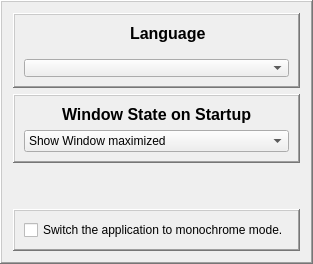
          <widget class="QFrame" name="setupFrame">
           <property name="frameShape">
            <enum>QFrame::WinPanel</enum>
           </property>
           <property name="frameShadow">
            <enum>QFrame::Raised</enum>
           </property>
           <layout class="QVBoxLayout" name="verticalLayout_2">
            <item>
             <widget class="QFrame" name="languageFrame">
              <property name="styleSheet">
               <string notr="true"/>
              </property>
              <property name="frameShape">
               <enum>QFrame::WinPanel</enum>
              </property>
              <property name="frameShadow">
               <enum>QFrame::Raised</enum>
              </property>
              <layout class="QGridLayout" name="gridLayout_3">
               <item row="0" column="1">
                <layout class="QGridLayout" name="gridLayout_2">
                 <item row="0" column="1" colspan="2">
                  <widget class="QLabel" name="languageLabel">
                   <property name="styleSheet">
                    <string notr="true">font-size:16px;font-weight:bold;padding-left:10px;</string>
                   </property>
                   <property name="text">
                    <string>Language</string>
                   </property>
                  </widget>
                 </item>
                 <item row="0" column="0">
                  <widget class="QLabel" name="languageImageLabel">
                   <property name="maximumSize">
                    <size>
                     <width>100</width>
                     <height>50</height>
                    </size>
                   </property>
                   <property name="text">
                    <string/>
                   </property>
                   <property name="pixmap">
                    <pixmap resource="../resources.qrc">:/icons/icons/languagelabel.xpm</pixmap>
                   </property>
                   <property name="scaledContents">
                    <bool>true</bool>
                   </property>
                  </widget>
                 </item>
                 <item row="1" column="0" colspan="3">
                  <widget class="QComboBox" name="languageSelectComboBox">
                   <property name="toolTip">
                    <string/>
                   </property>
                   <property name="autoFillBackground">
                    <bool>false</bool>
                   </property>
                   <property name="styleSheet">
                    <string notr="true">margin-top:10px;</string>
                   </property>
                  </widget>
                 </item>
                </layout>
               </item>
              </layout>
             </widget>
            </item>
            <item>
             <widget class="QFrame" name="windowstateFrame">
              <property name="styleSheet">
               <string notr="true"/>
              </property>
              <property name="frameShape">
               <enum>QFrame::WinPanel</enum>
              </property>
              <property name="frameShadow">
               <enum>QFrame::Raised</enum>
              </property>
              <layout class="QGridLayout" name="gridLayout_4">
               <item row="1" column="0">
                <widget class="QLabel" name="windowStateIconFrame">
                 <property name="sizePolicy">
                  <sizepolicy hsizetype="Preferred" vsizetype="Preferred">
                   <horstretch>0</horstretch>
                   <verstretch>0</verstretch>
                  </sizepolicy>
                 </property>
                 <property name="styleSheet">
                  <string notr="true">margin-right:10px;</string>
                 </property>
                 <property name="text">
                  <string/>
                 </property>
                 <property name="pixmap">
                  <pixmap resource="../resources.qrc">:/icons/icons/expand-button.png</pixmap>
                 </property>
                </widget>
               </item>
               <item row="1" column="1">
                <widget class="QLabel" name="windowStateLabel">
                 <property name="sizePolicy">
                  <sizepolicy hsizetype="Preferred" vsizetype="Preferred">
                   <horstretch>0</horstretch>
                   <verstretch>0</verstretch>
                  </sizepolicy>
                 </property>
                 <property name="styleSheet">
                  <string notr="true">font-size:16px;font-weight:bold;</string>
                 </property>
                 <property name="text">
                  <string>Window State on Startup</string>
                 </property>
                </widget>
               </item>
               <item row="2" column="0" colspan="3">
                <widget class="QComboBox" name="windowStateComboBox">
                 <item>
                  <property name="text">
                   <string>Show Window maximized</string>
                  </property>
                 </item>
                 <item>
                  <property name="text">
                   <string>Show Tray Icon only</string>
                  </property>
                 </item>
                </widget>
               </item>
              </layout>
             </widget>
            </item>
            <item>
             <spacer name="verticalSpacer_3">
              <property name="orientation">
               <enum>Qt::Vertical</enum>
              </property>
              <property name="sizeHint" stdset="0">
               <size>
                <width>20</width>
                <height>40</height>
               </size>
              </property>
             </spacer>
            </item>
            <item>
             <widget class="QFrame" name="frame_2">
              <property name="minimumSize">
               <size>
                <width>0</width>
                <height>0</height>
               </size>
              </property>
              <property name="toolTip">
               <string/>
              </property>
              <property name="frameShape">
               <enum>QFrame::WinPanel</enum>
              </property>
              <property name="frameShadow">
               <enum>QFrame::Raised</enum>
              </property>
              <layout class="QVBoxLayout" name="verticalLayout">
               <item>
                <widget class="QCheckBox" name="logHighlighterCheckBox">
                 <property name="toolTip">
                  <string extracomment="For people with color blindness">&lt;html&gt;&lt;head/&gt;&lt;body&gt;&lt;p&gt;For people with color blindness. Removes all the fancy color stuff from the log files and indicators.&lt;/p&gt;&lt;/body&gt;&lt;/html&gt;</string>
                 </property>
                 <property name="text">
                  <string>Switch the application to monochrome mode.</string>
                 </property>
                </widget>
               </item>
              </layout>
             </widget>
            </item>
           </layout>
          </widget>
